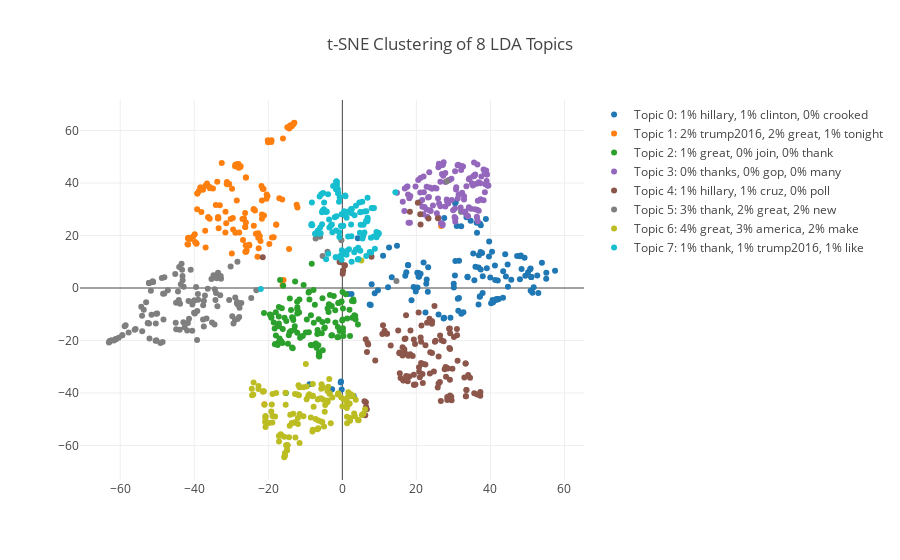

Notebook code cell kept with this figure:
### Code cell
# 创建色彩映射
n = nTopics
cmap = get_cmap('tab10')
colors = [rgb2hex(cmap(color)) for color in np.arange(0, 1.000001, 1/(n-1))]

# 获取关键词
topWords = getTopWords(3, ldaKeys, vectorizedText, countVectorizer)

# 生成散点图
data = []
# 迭代每个主题
for topic in range(nTopics):
    mask = ldaKeys==topic
    sample_mask = np.zeros(mask.sum()).astype(bool)
    sample_mask[:int(1000/nTopics)] = True
    np.random.shuffle(sample_mask)
    
    scatter = go.Scatter(x = tsneModelVectors[mask,0][sample_mask],
                         y = tsneModelVectors[mask,1][sample_mask],
                         name = 'Topic {}: {}'.format(topic, topWords[topic]),
                         mode = 'markers',
                         text = df[mask]['Tweet_Text'][sample_mask],
                         marker = dict(color = colors[topic]))
    data.append(scatter)

layout = go.Layout(title = 't-SNE Clustering of {} LDA Topics'.format(nTopics),
                   showlegend=True,
                   hovermode = 'closest')

fig = go.Figure(data=data, layout=layout)
iplot(fig)
